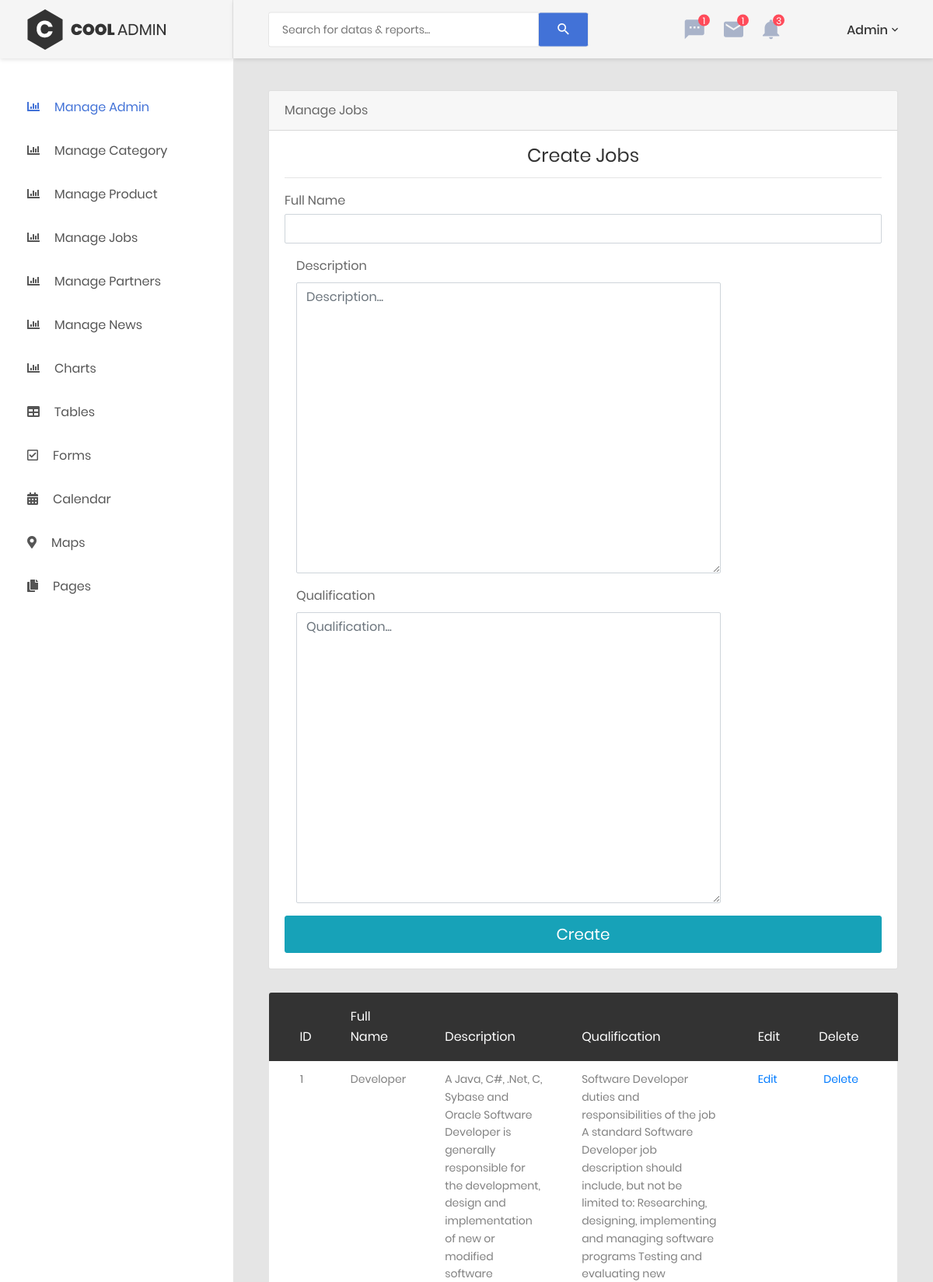
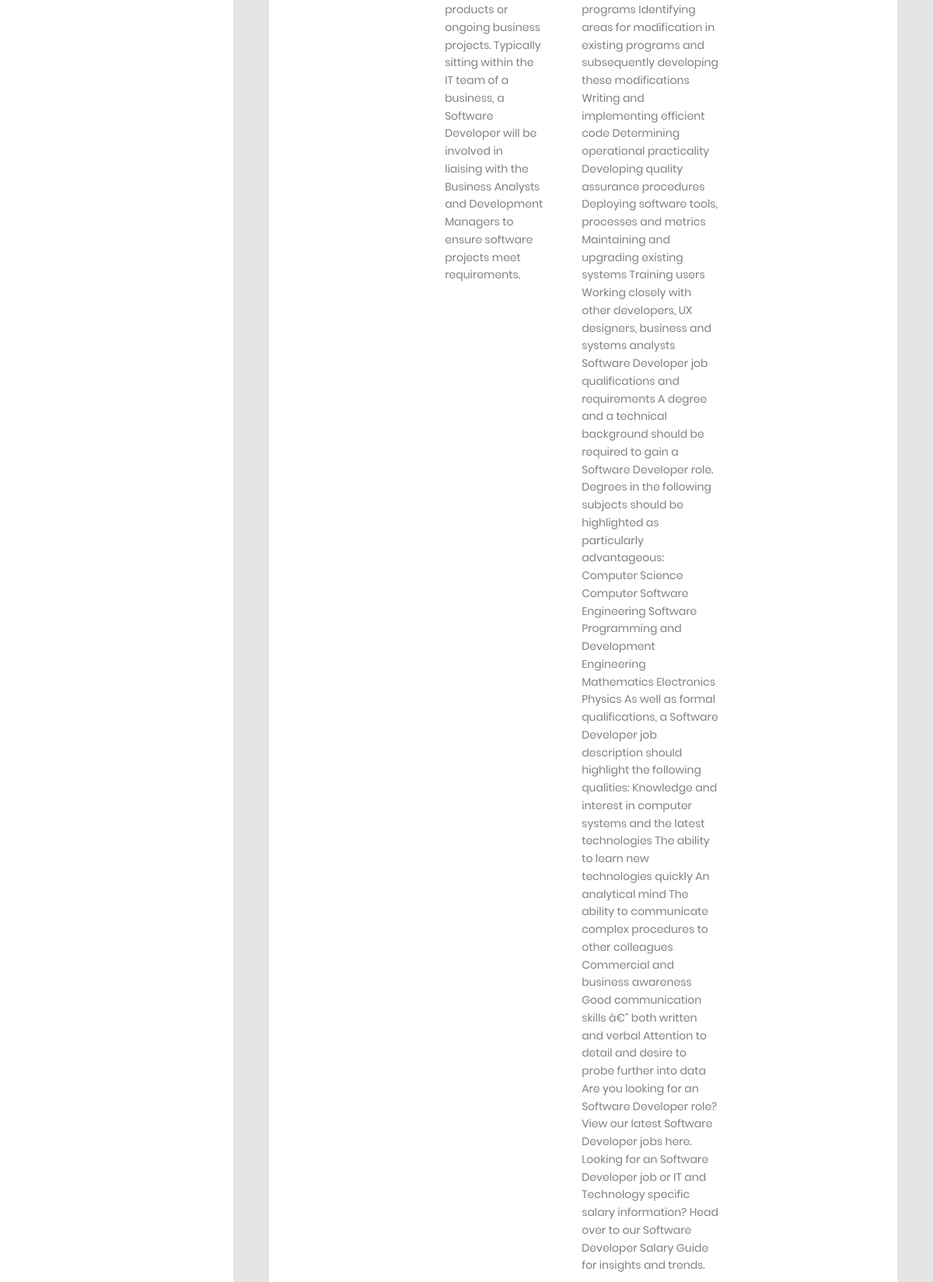
The app's page /admin/manage_jobs.php (signed in, upper part) with its own data (2 pictures, top to bottom).
### tables this page shows
CREATE TABLE IF NOT EXISTS `jobs` (
  `job_id` int(3) NOT NULL AUTO_INCREMENT,
  `job_name` varchar(100) NOT NULL,
  `job_desc` text NOT NULL,
  `job_qual` text NOT NULL,
  PRIMARY KEY (`job_id`)
);

### admin/manage_jobs.php (the view, shortened to what this page needs)
<?php include'../includes/admin_header.php'; ?>
<?php include'../includes/connection.php'; ?>
<div class="main-content">
    <div class="section__content section__content--p30">
        <div class="container-fluid">
            <div class="row">
                <div class="col-lg-12">
                    <div class="card">
                        <div class="card-header">Manage Jobs</div>
                        <div class="card-body">
                            <div class="card-title">
                                <h3 class="text-center title-2">create Jobs</h3>
                            </div>
                            <hr>
                            <form action="" method="post" novalidate="novalidate">
                                <div class="form-group">
                                    <label for="cc-number" class="control-label mb-1">Full Name</label>
                                    <input id="cc-number" name="name" type="text" class="form-control cc-number identified visa" value="" data-val="true"
                                           data-val-required="Please enter the card number" data-val-cc-number="Please enter a valid card number"
                                           autocomplete="cc-number">
                                </div>
                                <div class="form-group">
                                                <div class="col col-md-3">
                                                    <label for="textarea-input" class=" form-control-label">Description</label>
                                                </div>
                                                <div class="col-12 col-md-9">
                                                    <textarea name="desc" type="text" id="textarea-input" rows="15" placeholder="Description..." class="form-control"></textarea>
                                                </div>
                                            </div>
                                <div class="form-group">
                                                <div class="col col-md-3">
                                                    <label for="textarea-input" class=" form-control-label">Qualification</label>
                                                </div>
                                                <div class="col-12 col-md-9">
                                                    <textarea name="qual" type="text" id="textarea-input" rows="15" placeholder="Qualification..." class="form-control"></textarea>
                                                </div>
                                            </div>
                                <div>
                                    <button id="payment-button" type="submit" class="btn btn-lg btn-info btn-block" name="submit">
                                        <span id="payment-button-amount">Create</span>
                                    </button>
                                </div>
                            </form>
                        </div>
                    </div>
                    <table class="table table-borderless table-data3">
                        <thead>
                            <tr>
                                <th>ID</th>
                                <th>Full Name</th>
                                <th>Description</th>
                                <th>Qualification</th>
                                <th>Edit</th>
                                <th>Delete</th>
                            </tr>
                        </thead>
                        <tbody>
                            <?php
                            $query = "select * from jobs";
                            $result = mysqli_query($conn, $query);
                            while ($adminset = mysqli_fetch_assoc($result)) {
                                echo "<tr>";
                                echo "<td> {$adminset['job_id']}</td>";
                                echo "<td> {$adminset['job_name']}</td>";
                                echo "<td> {$adminset['job_desc']}</td>";
                                echo "<td> {$adminset['job_qual']}</td>";
                                echo "<td> <a href='edit_jobs.php?job_id={$adminset['job_id']}'>Edit</td>";
                                echo "<td> <a href='delete_jobs.php?job_id={$adminset['job_id']}'>Delete</td>";
                                echo "</tr>";
                            }
                            ?>
                        </tbody>
                    </table>
                </div>
            </div>
        </div>
    </div>
</div>
<?php include'../includes/admin_footer.php'; ?>

### records on screen
jobs: job_id "1", job_name "Developer", job_desc "A Java, C#, .Net, C, Sybase and Oracle Software Developer is generally responsible for the development, design and implementation of new or modified software products or ongoing business projects. Typically sitting within the IT team of a business, a Software Developer will be involved in liaising with the Business Analysts and Development Managers to ensure software projects meet requirements.", job_qual "Software Developer duties and responsibilities of the job A standard Software Developer job description should include, but not be limited to: Researching, designing, implementing and managing software programs Testing and evaluating new programs Identifying areas for modification in existing programs and subsequently developing these modifications Writing and implementing efficient code Determining operational practicality Developing quality assurance procedures Deploying software tools, processes and metrics Maintaining and upgrading existing systems Training users Working closely with other developers, UX designers, business and systems analysts Software Developer job qualifications and…"
